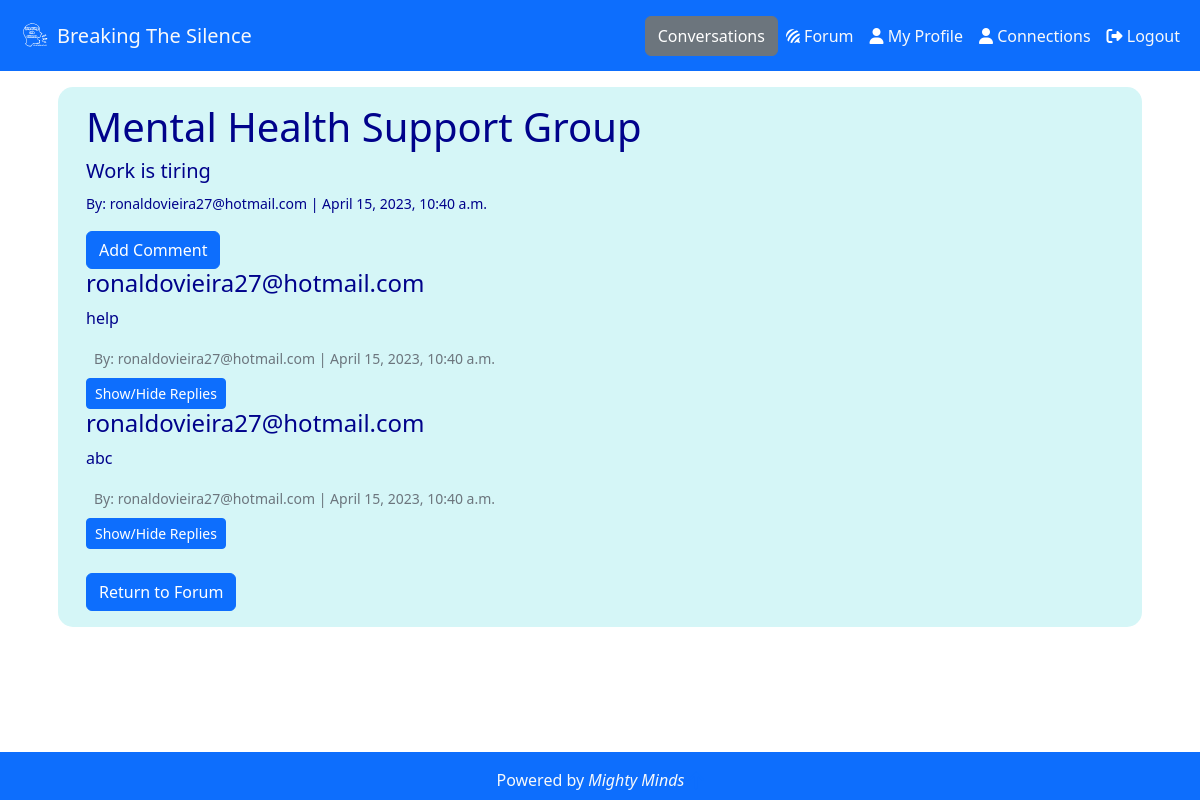
Page /forum/post/7/ (signed in) on the committed database.
### forum/models.py (models this page shows, shortened)
class Post(models.Model):
    content = models.TextField()
    created_by = models.ForeignKey(User, on_delete=models.CASCADE)
    topic = models.ForeignKey(Topic, related_name='posts', on_delete=models.CASCADE)
    created_at = models.DateTimeField(default=timezone.now)

class Topic(models.Model):
    title = models.CharField(max_length=255)
    content = models.TextField(null=True, blank=True)
    is_private = models.BooleanField(default=False)
    created_by = models.ForeignKey(User, on_delete=models.CASCADE)
    created_at = models.DateTimeField(default=timezone.now)

class Comment(models.Model):
    content = models.TextField()
    created_at = models.DateTimeField(auto_now_add=True)
    created_by = models.ForeignKey(User, on_delete=models.CASCADE)
    post = models.ForeignKey(Post, on_delete=models.CASCADE)
    parent = models.ForeignKey('self', null=True, blank=True, on_delete=models.CASCADE)

### forum/views.py (the view)
# urls.py: path('post/<int:pk>/', views.post_detail, name='post_detail'),
@login_required
def post_detail(request, pk):
    post = get_object_or_404(Post, pk=pk)
    comments = post.comment_set.filter(parent=None)
    parent_comment_id = request.GET.get('parent')
    if parent_comment_id:
        parent_comment = get_object_or_404(Comment, id=parent_comment_id)
    else:
        parent_comment = None
    if request.method == 'POST':
        form = CommentForm(request.POST)
        if form.is_valid():
            comment = form.save(commit=False)
            comment.created_by = request.user
            comment.post = post
            comment.parent = parent_comment
            comment.save()
            return HttpResponseRedirect(reverse('post_detail', args=[post.id]))
    else:
        if parent_comment:
            form = CommentForm(initial={'parent': parent_comment})
        else:
            form = None
    context = {'post': post, 'comments': comments, 'form': form, 'parent_comment': parent_comment}
    return render(request, 'forum/post_detail.html', context)

### connections/contexts.py (called while the page is built)
def convo_context(request):
    conversations = []
    if request.user.is_authenticated:
        connections = Connection.objects.filter(Q(sender=request.user) | Q(receiver=request.user))
        conversations = Conversation.objects.filter(connection__in=connections)
    context = {
        'conversations': conversations,
    }
    return context

### home/contexts.py (called while the page is built)
def connect_context(request):
    if request.user.is_authenticated:
        connection_requests = Connection.objects.filter(
            receiver=request.user,
            status=0
            )
    else:
        connection_requests = []
    context = {
        'connection_requests': connection_requests,
    }
    return context

### forum/templates/forum/post_detail.html (shortened to what this page needs)
{% extends "base.html" %}
{% load crispy_forms_tags %}
{% block content %}
<section class="post_detail_section m-3 p-3">
  <div class="container">
    <div class="row">
      <div class="col-12">
        <h1>{{ post.topic.title }}</h1>
        <h5>{{ post.content }}</h5>
        <p><small>By: {{ post.created_by.username }} | {{ post.created_at }}</small></p>
        <form method="post">
          <button type="submit" class="btn btn-primary btn-smgit ">Add Comment</button>
        </form>
        <div>
          {% include "forum/comment_list.html" %}
        </div>
        <br>
        <a href="{% url 'topics' %}" class="btn btn-primary">Return to Forum</a>
      </div>
    </div>
  </div>
</section>
{% endblock %}

### forum/templates/forum/comment_list.html (shortened to what this page needs)
{% for comment in comments %}
<div style="margin-left: {{ level|default:0 }}em">
    <h4>{{ comment.created_by.username }}</h4>
    <p>{{ comment.content }}</p>
    <p class="m-2"><small class="text-muted">By: {{ post.created_by.username }} | {{ post.created_at }}</small></p>
    <button class="toggle-comments btn btn-sm btn-primary" data-target="comment-{{ comment.id }}">Show/Hide Replies</button>
</div>
{% endfor %}

### static/css/base.css (style rules this page uses)
a, nav>homemenu { color: #fff4f3; }
:root { --primary: #00028b; --secondary: rgb(213, 246, 247); --tertiary: rgba(0, 123, 255, 0.307); --padding: 1rem; }
.user_profile_section, .edit_user_profile_section, .checkin_form_section, .topics_section, .topic_detail_section, .post_detail_section, .hero_img_section { margin: 2%; color: var(--primary); background-color:var(--secondary); border-color: var(--primary); border-width: 5px; border-radius: 15px; }
body { min-height: 100vh; padding-bottom: 4rem; }

### rows in the picture
Post: topic "Mental Health Support Group", content "Work is tiring", created_by.username "ronaldovieira27@hotmail.com", created_at "April 15, 2023, 10:40 a.m."
Comment: created_by.username "ronaldovieira27@hotmail.com", content "help"
Comment: created_by.username "ronaldovieira27@hotmail.com", content "abc"
